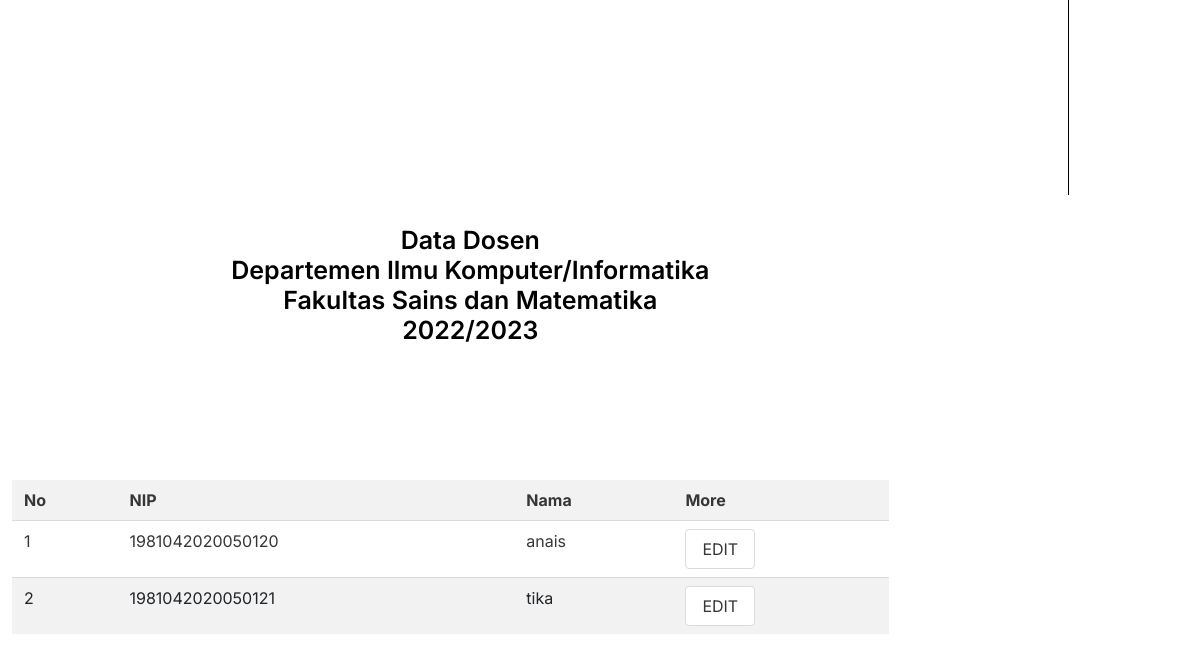
Before: /srs18.php (signed in, lower part) with the older database file.
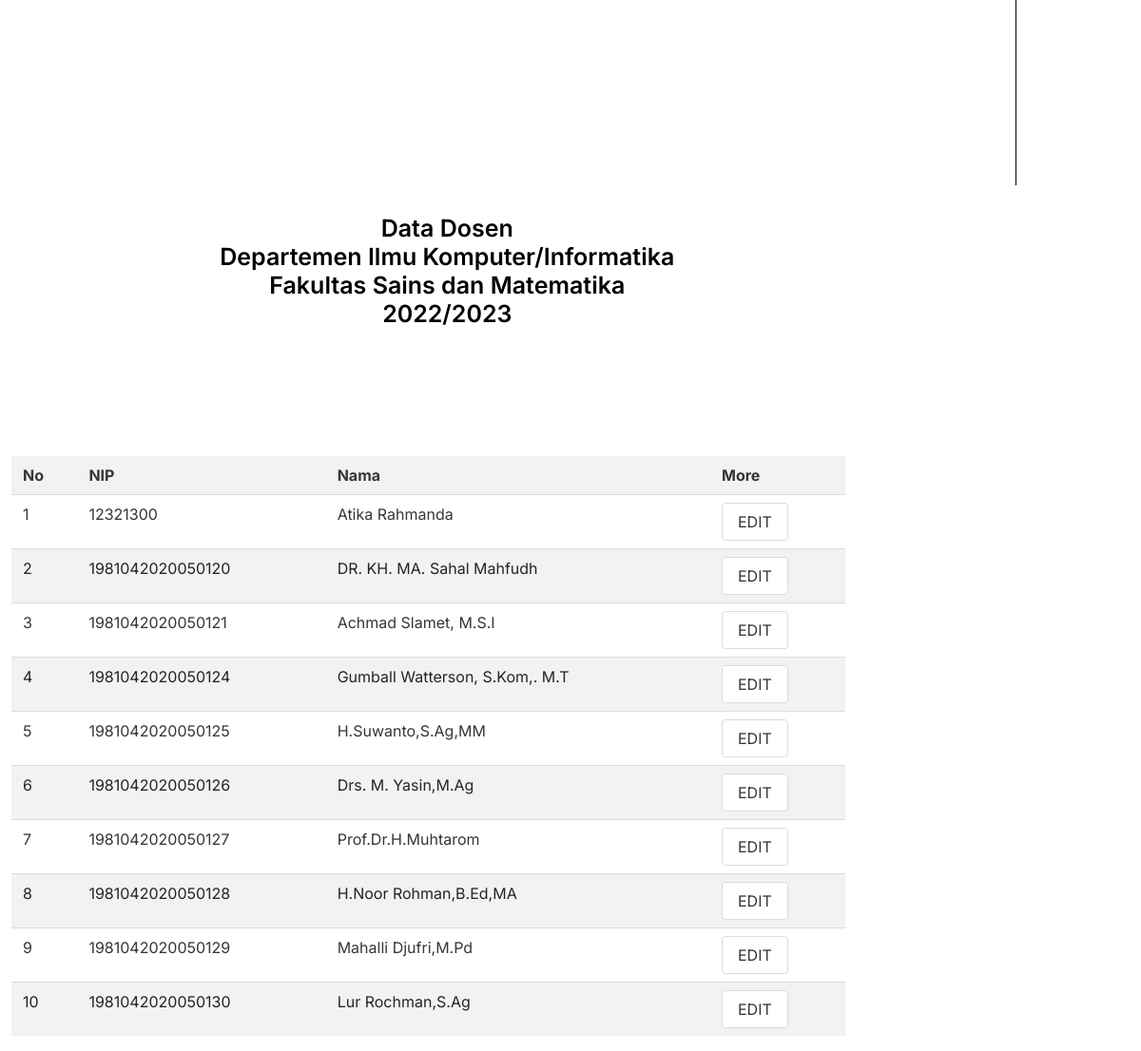
After: the same page with the newer database file.
### tables this page shows
CREATE TABLE `dosen` (
  `nip` varchar(16) NOT NULL,
  `nama` varchar(100) NOT NULL,
  `email` varchar(50) NOT NULL,
  `alamat` varchar(50) NOT NULL,
  `no_hp` varchar(15) NOT NULL,
  `foto` varchar(100) NOT NULL
);

### srs18.php (the view, shortened to what this page needs)
  <div class="row">
    <div class="col-sm">
    <?php include 'navbardepartemen.php' ?>
    </div>
    <div class="col-10">
<div class="roq">
    <div class="batas" style="text-align: center;font-size: 25px;font-weight: 200;">
        <h2>Data Dosen  <br>
            Departemen Ilmu Komputer/Informatika <br>
            Fakultas Sains dan Matematika <br>
            2022/2023</h2> <br>
    </div>
</div>
<form action="" method="post">
  <table class="table table-striped">
    <tr>
      <th>No</th>
      <th>NIP</th>
      <th>Nama</th>
      <th>More</th>
    </tr>
    <?php
    $no = 1;
    $data = mysqli_query($db,"select * from dosen");
    while($d = mysqli_fetch_array($data)){
        ?>
        <tr>
          <td><?php echo $no++; ?></td>
          <td><?php echo $d['nip']; ?></td>
          <td><?php echo $d['nama']; ?></td>
          <td>
            <a class="button" href="edit.php?nip=<?php echo $d['nip']; ?>">EDIT</a>
          </td>
                  </tr>
                  <?php } ?>
  </table>
  </form>

### navbardepartemen.php (shortened to what this page needs)
<div class="flex flex-col items-center h-full overflow-hidden border-r border-grey-400 text-gray-700" style="border-color: black;">
	</div>

### stylesheets.css (style rules this page uses)
body { color: #000000; margin: 0; font-family: 'Inter', sans-serif; }
form { margin-top: 77px; }
* { margin: 0; padding: 0; -webkit-box-sizing: border-box; box-sizing: border-box; }
a { color: black; cursor: pointer; text-decoration: none; }
.batas { margin-top: 30px; margin-left: 40px; }
.batas h2 { font-weight: 600; font-size: 25px; color: black; margin-bottom: 20px; }

Changed rows visible on the page:
added dosen: nip "12321300", nama "Atika Rahmanda"
changed dosen id 1981042020050120: nama "anais" → "DR. KH. MA. Sahal Mahfudh"
changed dosen id 1981042020050121: nama "tika" → "Achmad Slamet, M.S.I"
added dosen: nip "1981042020050124", nama "Gumball Watterson, S.Kom,. M.T"
added dosen: nip "1981042020050125", nama "H.Suwanto,S.Ag,MM"
added dosen: nip "1981042020050126", nama "Drs. M. Yasin,M.Ag"
added dosen: nip "1981042020050127", nama "Prof.Dr.H.Muhtarom"
added dosen: nip "1981042020050128", nama "H.Noor Rohman,B.Ed,MA"
added dosen: nip "1981042020050129", nama "Mahalli Djufri,M.Pd"
added dosen: nip "1981042020050130", nama "Lur Rochman,S.Ag"
